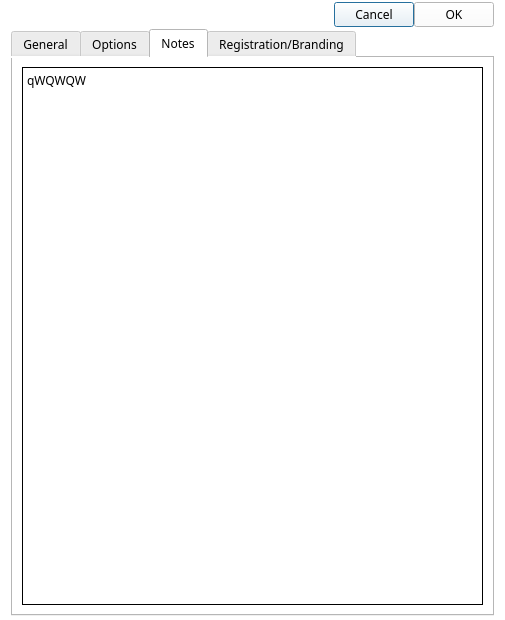
<?xml version="1.0" encoding="UTF-8"?>
<ui version="4.0">
 <class>CustomerSettings</class>
 <widget class="QDialog" name="CustomerSettings">
  <property name="geometry">
   <rect>
    <x>0</x>
    <y>0</y>
    <width>505</width>
    <height>620</height>
   </rect>
  </property>
  <property name="minimumSize">
   <size>
    <width>505</width>
    <height>520</height>
   </size>
  </property>
  <property name="font">
   <font>
    <family>Century Gothic</family>
    <pointsize>9</pointsize>
   </font>
  </property>
  <property name="windowTitle">
   <string>Customer Settings</string>
  </property>
  <property name="windowIcon">
   <iconset>
    <normaloff>images/kabtrak.ico</normaloff>images/kabtrak.ico</iconset>
  </property>
  <property name="styleSheet">
   <string notr="true">background-color: rgb(255, 255, 255);</string>
  </property>
  <property name="modal">
   <bool>true</bool>
  </property>
  <layout class="QGridLayout" name="gridLayout">
   <property name="topMargin">
    <number>2</number>
   </property>
   <property name="bottomMargin">
    <number>2</number>
   </property>
   <property name="verticalSpacing">
    <number>2</number>
   </property>
   <item row="0" column="0">
    <layout class="QHBoxLayout" name="horizontalLayout">
     <item>
      <spacer name="horizontalSpacer">
       <property name="orientation">
        <enum>Qt::Horizontal</enum>
       </property>
       <property name="sizeHint" stdset="0">
        <size>
         <width>40</width>
         <height>20</height>
        </size>
       </property>
      </spacer>
     </item>
     <item>
      <widget class="QPushButton" name="btnCancel">
       <property name="font">
        <font>
         <family>Century Gothic</family>
         <pointsize>9</pointsize>
        </font>
       </property>
       <property name="text">
        <string>Cancel</string>
       </property>
      </widget>
     </item>
     <item>
      <widget class="QPushButton" name="btnOK">
       <property name="font">
        <font>
         <family>Century Gothic</family>
         <pointsize>9</pointsize>
        </font>
       </property>
       <property name="text">
        <string>OK</string>
       </property>
      </widget>
     </item>
    </layout>
   </item>
   <item row="2" column="0">
    <widget class="QWidget" name="keybrd" native="true"/>
   </item>
   <item row="1" column="0">
    <widget class="QTabWidget" name="tabWidget">
     <property name="font">
      <font>
       <family>Century Gothic</family>
       <pointsize>9</pointsize>
      </font>
     </property>
     <property name="focusPolicy">
      <enum>Qt::NoFocus</enum>
     </property>
     <property name="autoFillBackground">
      <bool>false</bool>
     </property>
     <property name="currentIndex">
      <number>2</number>
     </property>
     <property name="iconSize">
      <size>
       <width>32</width>
       <height>32</height>
      </size>
     </property>
     <property name="usesScrollButtons">
      <bool>false</bool>
     </property>
     <widget class="QWidget" name="tabGeneral">
      <property name="sizePolicy">
       <sizepolicy hsizetype="Preferred" vsizetype="Fixed">
        <horstretch>0</horstretch>
        <verstretch>0</verstretch>
       </sizepolicy>
      </property>
      <attribute name="icon">
       <iconset resource="resources.qrc">
        <normaloff>:/images/images/connection_svg.svg</normaloff>:/images/images/connection_svg.svg</iconset>
      </attribute>
      <attribute name="title">
       <string>General</string>
      </attribute>
      <layout class="QGridLayout" name="gridLayout_2">
       <property name="topMargin">
        <number>2</number>
       </property>
       <property name="bottomMargin">
        <number>2</number>
       </property>
       <property name="verticalSpacing">
        <number>2</number>
       </property>
       <item row="0" column="0">
        <layout class="QVBoxLayout" name="verticalLayout">
         <item>
          <widget class="QLabel" name="lblCompanyName">
           <property name="font">
            <font>
             <family>Century Gothic</family>
             <pointsize>9</pointsize>
             <weight>75</weight>
             <bold>true</bold>
            </font>
           </property>
           <property name="text">
            <string>Company Name:</string>
           </property>
          </widget>
         </item>
         <item>
          <widget class="QLineEdit" name="edtCompanyName">
           <property name="sizePolicy">
            <sizepolicy hsizetype="Expanding" vsizetype="Fixed">
             <horstretch>0</horstretch>
             <verstretch>0</verstretch>
            </sizepolicy>
           </property>
           <property name="minimumSize">
            <size>
             <width>0</width>
             <height>25</height>
            </size>
           </property>
           <property name="maximumSize">
            <size>
             <width>16777215</width>
             <height>25</height>
            </size>
           </property>
           <property name="font">
            <font>
             <family>Century Gothic</family>
             <pointsize>9</pointsize>
            </font>
           </property>
          </widget>
         </item>
         <item>
          <widget class="QLabel" name="lblAddress">
           <property name="font">
            <font>
             <family>Century Gothic</family>
             <pointsize>9</pointsize>
             <weight>75</weight>
             <bold>true</bold>
            </font>
           </property>
           <property name="text">
            <string>Address:</string>
           </property>
          </widget>
         </item>
         <item>
          <widget class="QLineEdit" name="edtAddress1">
           <property name="sizePolicy">
            <sizepolicy hsizetype="Expanding" vsizetype="Fixed">
             <horstretch>0</horstretch>
             <verstretch>0</verstretch>
            </sizepolicy>
           </property>
           <property name="minimumSize">
            <size>
             <width>0</width>
             <height>25</height>
            </size>
           </property>
           <property name="maximumSize">
            <size>
             <width>16777215</width>
             <height>25</height>
            </size>
           </property>
           <property name="font">
            <font>
             <family>Century Gothic</family>
             <pointsize>9</pointsize>
            </font>
           </property>
           <property name="frame">
            <bool>false</bool>
           </property>
           <property name="placeholderText">
            <string>Address line 1</string>
           </property>
          </widget>
         </item>
         <item>
          <widget class="QLineEdit" name="edtAddress2">
           <property name="sizePolicy">
            <sizepolicy hsizetype="Expanding" vsizetype="Fixed">
             <horstretch>0</horstretch>
             <verstretch>0</verstretch>
            </sizepolicy>
           </property>
           <property name="minimumSize">
            <size>
             <width>0</width>
             <height>25</height>
            </size>
           </property>
           <property name="maximumSize">
            <size>
             <width>16777215</width>
             <height>25</height>
            </size>
           </property>
           <property name="font">
            <font>
             <family>Century Gothic</family>
             <pointsize>9</pointsize>
            </font>
           </property>
           <property name="styleSheet">
            <string notr="true">border-left-color: rgb(0, 0, 0);
border-top-color: rgb(255, 255, 255);
border-right-color: rgb(0, 0, 0);</string>
           </property>
           <property name="frame">
            <bool>false</bool>
           </property>
           <property name="placeholderText">
            <string>Address line 2</string>
           </property>
           <property name="clearButtonEnabled">
            <bool>false</bool>
           </property>
          </widget>
         </item>
         <item>
          <widget class="QLineEdit" name="edtAddress3">
           <property name="sizePolicy">
            <sizepolicy hsizetype="Expanding" vsizetype="Fixed">
             <horstretch>0</horstretch>
             <verstretch>0</verstretch>
            </sizepolicy>
           </property>
           <property name="minimumSize">
            <size>
             <width>0</width>
             <height>25</height>
            </size>
           </property>
           <property name="maximumSize">
            <size>
             <width>16777215</width>
             <height>25</height>
            </size>
           </property>
           <property name="font">
            <font>
             <family>Century Gothic</family>
             <pointsize>9</pointsize>
            </font>
           </property>
           <property name="frame">
            <bool>false</bool>
           </property>
           <property name="placeholderText">
            <string>Address line 3</string>
           </property>
          </widget>
         </item>
         <item>
          <widget class="QLabel" name="lblContactPerson">
           <property name="font">
            <font>
             <family>Century Gothic</family>
             <pointsize>9</pointsize>
             <weight>75</weight>
             <bold>true</bold>
            </font>
           </property>
           <property name="text">
            <string>Contact Person:</string>
           </property>
          </widget>
         </item>
         <item>
          <widget class="QLineEdit" name="edtContactPerson">
           <property name="sizePolicy">
            <sizepolicy hsizetype="Expanding" vsizetype="Fixed">
             <horstretch>0</horstretch>
             <verstretch>0</verstretch>
            </sizepolicy>
           </property>
           <property name="minimumSize">
            <size>
             <width>0</width>
             <height>25</height>
            </size>
           </property>
           <property name="maximumSize">
            <size>
             <width>16777215</width>
             <height>25</height>
            </size>
           </property>
           <property name="font">
            <font>
             <family>Century Gothic</family>
             <pointsize>9</pointsize>
            </font>
           </property>
           <property name="placeholderText">
            <string>Contact person</string>
           </property>
          </widget>
         </item>
         <item>
          <widget class="QLabel" name="lblContactNumber">
           <property name="font">
            <font>
             <family>Century Gothic</family>
             <pointsize>9</pointsize>
             <weight>75</weight>
             <bold>true</bold>
            </font>
           </property>
           <property name="text">
            <string>Contact Number:</string>
           </property>
          </widget>
         </item>
         <item>
          <widget class="QLineEdit" name="edtContactNumber">
           <property name="sizePolicy">
            <sizepolicy hsizetype="Expanding" vsizetype="Fixed">
             <horstretch>0</horstretch>
             <verstretch>0</verstretch>
            </sizepolicy>
           </property>
           <property name="minimumSize">
            <size>
             <width>0</width>
             <height>25</height>
            </size>
           </property>
           <property name="maximumSize">
            <size>
             <width>16777215</width>
             <height>25</height>
            </size>
           </property>
           <property name="font">
            <font>
             <family>Century Gothic</family>
             <pointsize>9</pointsize>
            </font>
           </property>
          </widget>
         </item>
         <item>
          <widget class="QLabel" name="lblEmail">
           <property name="font">
            <font>
             <family>Century Gothic</family>
             <pointsize>9</pointsize>
             <weight>75</weight>
             <bold>true</bold>
            </font>
           </property>
           <property name="text">
            <string>Email:</string>
           </property>
          </widget>
         </item>
         <item>
          <widget class="QLineEdit" name="edtEmail">
           <property name="sizePolicy">
            <sizepolicy hsizetype="Expanding" vsizetype="Fixed">
             <horstretch>0</horstretch>
             <verstretch>0</verstretch>
            </sizepolicy>
           </property>
           <property name="minimumSize">
            <size>
             <width>0</width>
             <height>25</height>
            </size>
           </property>
           <property name="maximumSize">
            <size>
             <width>16777215</width>
             <height>25</height>
            </size>
           </property>
           <property name="font">
            <font>
             <family>Century Gothic</family>
             <pointsize>9</pointsize>
            </font>
           </property>
           <property name="placeholderText">
            <string>someone@company.com</string>
           </property>
          </widget>
         </item>
        </layout>
       </item>
       <item row="1" column="0">
        <spacer name="verticalSpacer_2">
         <property name="orientation">
          <enum>Qt::Vertical</enum>
         </property>
         <property name="sizeHint" stdset="0">
          <size>
           <width>20</width>
           <height>40</height>
          </size>
         </property>
        </spacer>
       </item>
      </layout>
     </widget>
     <widget class="QWidget" name="tabTail">
      <attribute name="title">
       <string>Options</string>
      </attribute>
      <layout class="QGridLayout" name="gridLayout_5">
       <item row="1" column="0">
        <widget class="QGroupBox" name="gbOptions">
         <property name="sizePolicy">
          <sizepolicy hsizetype="Expanding" vsizetype="Expanding">
           <horstretch>0</horstretch>
           <verstretch>0</verstretch>
          </sizepolicy>
         </property>
         <property name="font">
          <font>
           <family>Century Gothic</family>
           <pointsize>9</pointsize>
           <weight>75</weight>
           <bold>true</bold>
          </font>
         </property>
         <property name="title">
          <string>Other Options</string>
         </property>
         <layout class="QGridLayout" name="gridLayout_4">
          <item row="0" column="0">
           <layout class="QVBoxLayout" name="verticalLayout_3">
            <item>
             <widget class="QCheckBox" name="cbWorkOrder">
              <property name="font">
               <font>
                <family>Century Gothic</family>
                <pointsize>9</pointsize>
                <weight>50</weight>
                <bold>false</bold>
               </font>
              </property>
              <property name="text">
               <string>User Work  Order Numbering</string>
              </property>
             </widget>
            </item>
            <item>
             <widget class="QCheckBox" name="cbbatchNumber">
              <property name="font">
               <font>
                <family>Century Gothic</family>
                <pointsize>9</pointsize>
                <weight>50</weight>
                <bold>false</bold>
               </font>
              </property>
              <property name="text">
               <string>User Batch Numbering</string>
              </property>
             </widget>
            </item>
           </layout>
          </item>
          <item row="2" column="0">
           <spacer name="verticalSpacer">
            <property name="orientation">
             <enum>Qt::Vertical</enum>
            </property>
            <property name="sizeHint" stdset="0">
             <size>
              <width>20</width>
              <height>120</height>
             </size>
            </property>
           </spacer>
          </item>
          <item row="1" column="0">
           <layout class="QHBoxLayout" name="horizontalLayout_2">
            <property name="sizeConstraint">
             <enum>QLayout::SetDefaultConstraint</enum>
            </property>
            <item>
             <widget class="QLabel" name="LOGO">
              <property name="sizePolicy">
               <sizepolicy hsizetype="Expanding" vsizetype="Fixed">
                <horstretch>0</horstretch>
                <verstretch>0</verstretch>
               </sizepolicy>
              </property>
              <property name="minimumSize">
               <size>
                <width>0</width>
                <height>81</height>
               </size>
              </property>
              <property name="maximumSize">
               <size>
                <width>281</width>
                <height>81</height>
               </size>
              </property>
              <property name="text">
               <string/>
              </property>
             </widget>
            </item>
            <item>
             <widget class="QPushButton" name="btnLoadLogo">
              <property name="sizePolicy">
               <sizepolicy hsizetype="Expanding" vsizetype="Expanding">
                <horstretch>0</horstretch>
                <verstretch>0</verstretch>
               </sizepolicy>
              </property>
              <property name="maximumSize">
               <size>
                <width>281</width>
                <height>81</height>
               </size>
              </property>
              <property name="font">
               <font>
                <family>Century Gothic</family>
                <pointsize>9</pointsize>
               </font>
              </property>
              <property name="text">
               <string>Load your Logo</string>
              </property>
             </widget>
            </item>
           </layout>
          </item>
         </layout>
        </widget>
       </item>
      </layout>
     </widget>
     <widget class="QWidget" name="tab_3">
      <attribute name="icon">
       <iconset resource="resources.qrc">
        <normaloff>:/images/images/document_text.svg</normaloff>:/images/images/document_text.svg</iconset>
      </attribute>
      <attribute name="title">
       <string>Notes</string>
      </attribute>
      <layout class="QGridLayout" name="gridLayout_6">
       <item row="0" column="0">
        <widget class="QPlainTextEdit" name="mmoNotes">
         <property name="font">
          <font>
           <family>Century Gothic</family>
           <pointsize>9</pointsize>
          </font>
         </property>
         <property name="frameShape">
          <enum>QFrame::Box</enum>
         </property>
         <property name="frameShadow">
          <enum>QFrame::Plain</enum>
         </property>
         <property name="plainText">
          <string>qWQWQW</string>
         </property>
         <property name="placeholderText">
          <string>Notes Here</string>
         </property>
        </widget>
       </item>
      </layout>
     </widget>
     <widget class="QWidget" name="tabReg">
      <attribute name="icon">
       <iconset resource="resources.qrc">
        <normaloff>:/images/images/note_text-edit.svg</normaloff>:/images/images/note_text-edit.svg</iconset>
      </attribute>
      <attribute name="title">
       <string>Registration/Branding</string>
      </attribute>
      <layout class="QVBoxLayout" name="verticalLayout_5"/>
     </widget>
    </widget>
   </item>
  </layout>
 </widget>
 <resources>
  <include location="resources.qrc"/>
 </resources>
 <connections/>
</ui>
